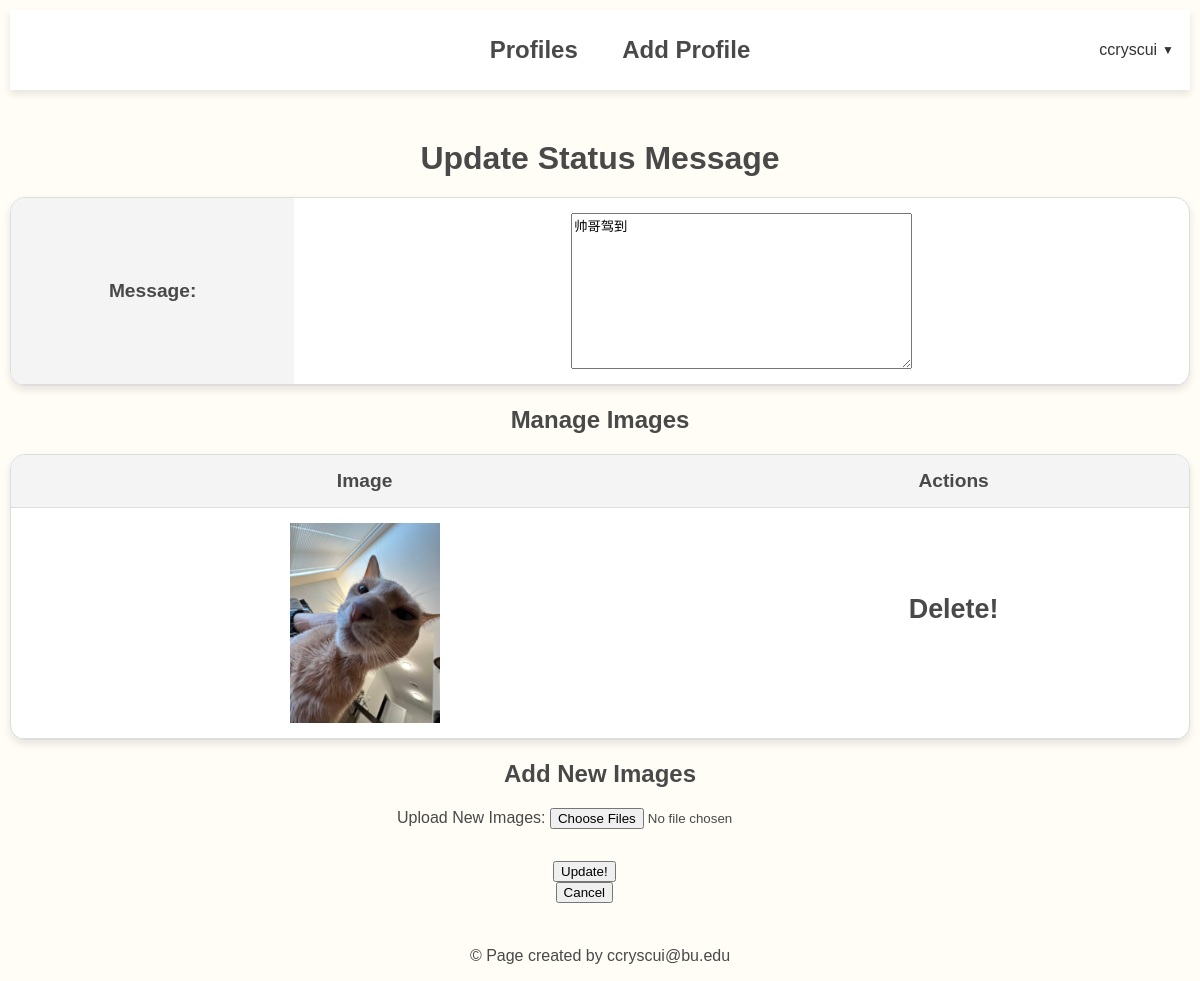
/mini_fb/status/16/update (signed in), run on the app's committed database.
### mini_fb/models.py (models this page shows, shortened)
class StatusMessage(models.Model):
    timestamp = models.DateTimeField(auto_now=True)
    message = models.TextField(blank=False)
    profile =  models.ForeignKey("Profile", on_delete=models.CASCADE)
    def get_images(self):
        images = Image.objects.filter(status_message = self)
        return images

class Image(models.Model):
    image_file = models.ImageField(blank=True)
    status_message = models.ForeignKey("StatusMessage", on_delete=models.CASCADE)
    timestamp = models.DateTimeField(auto_now=True)

### mini_fb/views.py (the view, shortened to what this page needs)
# urls.py: path(r'status/<int:pk>/update', views.UpdateStatusMessageView.as_view(), name='update_status'),
class UpdateStatusMessageView(LoginRequiredMixin, UpdateView):
    model = StatusMessage
    template_name = 'mini_fb/update_status_form.html'
    form_class = UpdateStatusMessageForm
    context_object_name = 'Umessage'

### mini_fb/forms.py
class UpdateStatusMessageForm(forms.ModelForm):
    class Meta:
        model = StatusMessage
        fields = ['message']

### mini_fb/templates/mini_fb/update_status_form.html (shortened to what this page needs)
{% extends 'mini_fb/base.html' %}
{% block content %}
    <h1>Update Status Message</h1>
    <form method="post" enctype="multipart/form-data">
        <table class="profile-table">
            {{form.as_table}}
        </table>
        <h2>Manage Images</h2>
        <div class="status-images">
            {% if Umessage.get_images %}
                <table class="profile-table">
                    <tr>
                        <th>Image</th>
                        <th>Actions</th>
                    </tr>
                    {% for img in Umessage.get_images %}
                        <tr>
                            <td>
                                <img src="{{ img.image_file.url }}" alt="Status Image" style="max-width: 150px;">
                            </td>
                            <td>
                                <a href="{% url 'delete_image' img.pk %}"><h3>Delete!</h3></a>
                            </td>
                        </tr>
                    {% endfor %}
                </table>
            {% else %}
                <p>No images associated with this status message.</p>
            {% endif %}
        </div>
        <h2>Add New Images</h2>
        <label for="id_images">Upload New Images:</label>
        <input type="file" name="files" multiple>
        <table class="button">
            <td>
                <input type='submit' name = 'Update!' value= 'Update!'>
            </form>
                <form action="{% url 'show_profile' Umessage.profile.pk%}">
                    <input type="submit" name = "Cancel" value = "Cancel">
                </form>
{% endblock %}

### mini_fb/templates/mini_fb/base.html (shortened to what this page needs)
{% load static %}
<html>
<head>
    <link rel="stylesheet" href="{% static 'styles.css' %}">
</head>
<body>
    <nav>
        <ul>
            <a href="{% url 'show_all_profiles' %}">Profiles</a>
            <a href="{% url 'create_profile' %}">Add Profile</a>
        </ul>
        {% if request.user.is_authenticated %}
            <div class="user-dropdown">
                <button class="user-button">
                    {{ request.user.username|default:"User" }}
                    <span class="dropdown-arrow">&#x25BC;</span>
                </button>
            </div>
        {% else %}
            <a href="{% url 'login' %}" class="login-link">Log in</a>
        {% endif %}
    </nav>
     {% block content %}{% endblock %}
     <footer class="footer">
        <p>&copy; Page created by ccryscui@bu.edu</p>
    </footer>
</body>
</html>

### static/styles.css (style rules this page uses)
body { background-color: #fffdf6; color: #494949; font-family: Arial, sans-serif; margin: 10px; padding: 0; text-align: center; }
h1 { margin: 50px; margin-bottom: 20px; }
p { font-size:medium; }
form { align-items: center; }
td { padding: 10px; }
td:first-child { vertical-align: middle; }
nav { background-color: white; padding: 10px 20px; justify-content: center; align-items: center; box-shadow: 0 4px 8px rgba(0, 0, 0, 0.1); margin: 0 auto; display: flex; }
nav a { font-size: 24px; color: #494949; text-decoration: none; font-weight: bold; padding: 10px 20px; transition: color 0.3s ease; }
a { text-decoration: none; color: #494949; font-size:larger; font-weight: bold; transition: color 0.3s ease; }
.profile-table { width: 100%; background-color: white; border-spacing: 0; border: 1px solid #ddd; box-shadow: 0 4px 8px rgba(0, 0, 0, 0.1); border-radius: 15px; overflow: hidden; }
.profile-table th { padding: 15px; text-align:center; border-bottom: 1px solid #ddd; background-color: #f4f4f4; font-size:larger; }
.profile-table td { padding: 15px; text-align: center; font-size: larger; vertical-align: middle; border-bottom: 1px solid #ddd; }
.profile-table tr { transition: background-color 0.2s ease-in-out; }
.button { margin-top: 20px; margin-left: 45%; }
.button td { text-align: center; }
.status-images { margin-top: 10px; }
.user-dropdown { position: absolute; display: inline-block; right: 20px; }
.user-button { background: none; border: none; font-size: 16px; font-weight: 500; cursor: pointer; display: flex; align-items: center; gap: 5px; color: #333; }
.dropdown-arrow { font-size: 12px; color: #333; }

### data on the page
StatusMessage: message "帅哥驾到"
Image: image_file (picture)

### other printed values
{{ request.user.username|default:"User" }} "ccryscui"
